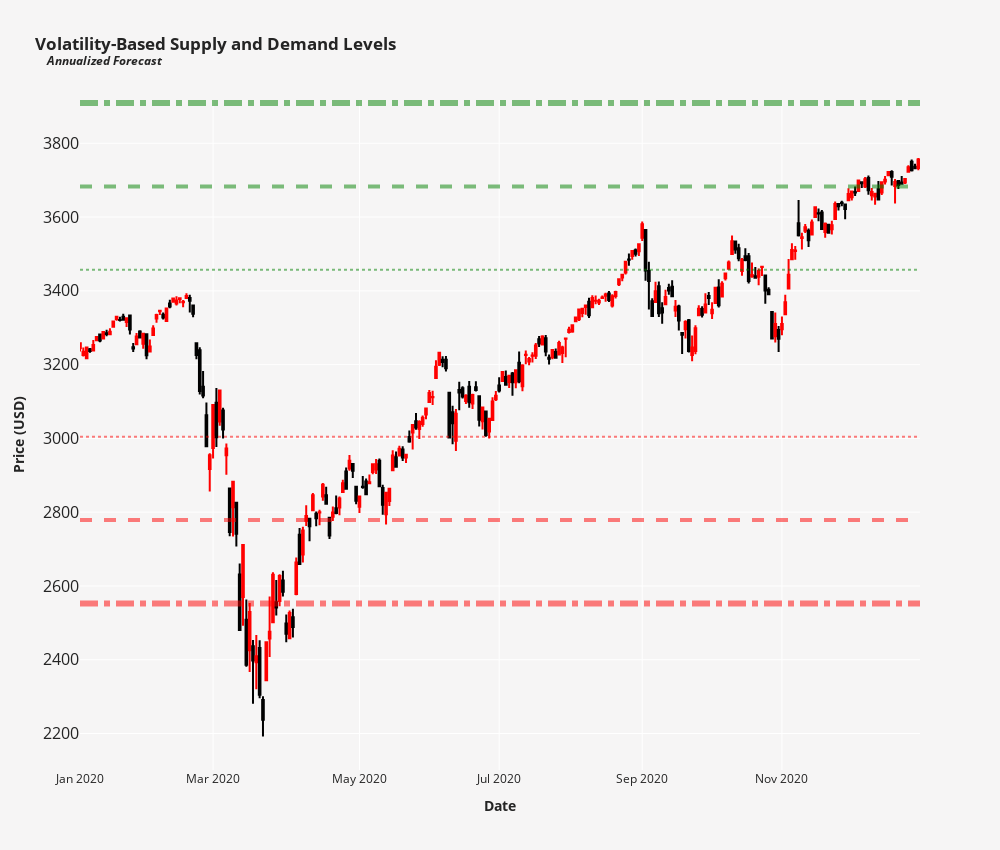

Write notebook code for a chart like this one.
### Markdown cell above
<p style="
    padding-bottom: 10px;
    margin-bottom: 20px;
    font-size: 22px;
    font-weight: 400;  
    text-align: justify;
    font-family: 'Georgia', serif;  
    line-height: 1.6;
">
    The output cell above gives us the specific supply and demand levels forecasted for the S&amp;500 (^GSPC) in 2020.</p>
    
<p style="
    padding-bottom: 10px;
    margin-bottom: 20px;
    font-size: 22px;
    font-weight: 400;  
    text-align: justify;
    font-family: 'Georgia', serif;  
    line-height: 1.6;
">
    For better visualization, we can plot a Candlestick Chart displaying these levels, so we can see how prices reacted to them at that specific year.</p>

### Code cell
# Candlestick chart
candlestick = go.Candlestick(x = df.loc[str(int(reference_year) + 1)].index,
                             open = df.loc[str(int(reference_year) + 1)]['Adj Open'],
                             high = df.loc[str(int(reference_year) + 1)]['Adj High'],
                             low = df.loc[str(int(reference_year) + 1)]['Adj Low'],
                             close = df.loc[str(int(reference_year) + 1)]['Adj Close'],
                             increasing = dict(line=dict(color = 'red')),
                             decreasing = dict(line=dict(color = 'black')),
                             name = 'Candlesticks')


# Defining layout
layout = go.Layout(title = {'text': '<b>Volatility-Based Supply and Demand Levels<br><sup>&nbsp;&nbsp;&nbsp;&nbsp;<i>Annualized Forecast</i></sup></b>',
                            'x': .035, 'xanchor': 'left'},
                   yaxis = dict(title = '<b>Price (USD)</b>',
                               tickfont=dict(size=16)),
                   xaxis = dict(title = '<b>Date</b>'),
                   template = 'seaborn',
                   plot_bgcolor = '#F6F5F5',
                   paper_bgcolor = '#F6F5F5',
                   height = 850, width = 1000,
                   showlegend=False,
                   xaxis_rangeslider_visible = False)

# Defining figure
fig = go.Figure(data = [candlestick], layout = layout)

# Removing empty spaces (non-trading days)
dt_all = pd.date_range(start = df.index[0],
                       end = df.index[-1],
                       freq = "D")
dt_all_py = [d.to_pydatetime() for d in dt_all]
dt_obs_py = [d.to_pydatetime() for d in df.index]
dt_breaks = [d for d in dt_all_py if d not in dt_obs_py]

fig.update_xaxes(
    rangebreaks = [dict(values = dt_breaks)]
)

# Adding Supply and Demans Lines

# 1σ
fig.add_hline(y = High_Band_1std, line_width = 2, line_dash = "dot", line_color = "green")
fig.add_hline(y = Low_Band_1std, line_width = 2, line_dash = "dot", line_color = "red")

# 2σ
fig.add_hline(y = High_Band_2std, line_width = 4, line_dash = "dash", line_color = "green")
fig.add_hline(y = Low_Band_2std, line_width = 4, line_dash = "dash", line_color = "red")

# 3σ
fig.add_hline(y = High_Band_3std, line_width = 6, line_dash = "dashdot", line_color = "green")
fig.add_hline(y = Low_Band_3std, line_width = 6, line_dash = "dashdot", line_color = "red")

# Showing plot
fig.show()

### Figure 1 — Plotly figure (JSON) as saved in the notebook; plotly's stock layout.template omitted (floating-point values rounded to 4 significant figures; data arrays with more than 128 entries replaced by an {"elided": "..."} marker saying what was removed)
{"data": [{"close": {"elided": "253 float values"}, "decreasing": {"line": {"color": "black"}}, "high": {"elided": "253 float values"}, "increasing": {"line": {"color": "red"}}, "low": {"elided": "253 float values"}, "name": "Candlesticks", "open": {"elided": "253 float values"}, "x": {"elided": "253 str values"}, "type": "candlestick"}], "layout": {"height": 850, "paper_bgcolor": "#F6F5F5", "plot_bgcolor": "#F6F5F5", "showlegend": false, "title": {"text": "<b>Volatility-Based Supply and Demand Levels<br><sup>&nbsp;&nbsp;&nbsp;&nbsp;<i>Annualized Forecast</i></sup></b>", "x": 0.035, "xanchor": "left"}, "width": 1000, "xaxis": {"rangeslider": {"visible": false}, "title": {"text": "<b>Date</b>"}, "rangebreaks": [{"values": {"elided": "10921 str values"}}]}, "yaxis": {"tickfont": {"size": 16}, "title": {"text": "<b>Price (USD)</b>"}}, "shapes": [{"line": {"color": "green", "dash": "dot", "width": 2}, "type": "line", "x0": 0, "x1": 1, "xref": "x domain", "y0": 3457.0, "y1": 3457.0, "yref": "y"}, {"line": {"color": "red", "dash": "dot", "width": 2}, "type": "line", "x0": 0, "x1": 1, "xref": "x domain", "y0": 3005.0, "y1": 3005.0, "yref": "y"}, {"line": {"color": "green", "dash": "dash", "width": 4}, "type": "line", "x0": 0, "x1": 1, "xref": "x domain", "y0": 3683.0, "y1": 3683.0, "yref": "y"}, {"line": {"color": "red", "dash": "dash", "width": 4}, "type": "line", "x0": 0, "x1": 1, "xref": "x domain", "y0": 2778.0, "y1": 2778.0, "yref": "y"}, {"line": {"color": "green", "dash": "dashdot", "width": 6}, "type": "line", "x0": 0, "x1": 1, "xref": "x domain", "y0": 3909.0, "y1": 3909.0, "yref": "y"}, {"line": {"color": "red", "dash": "dashdot", "width": 6}, "type": "line", "x0": 0, "x1": 1, "xref": "x domain", "y0": 2552.0, "y1": 2552.0, "yref": "y"}]}}
